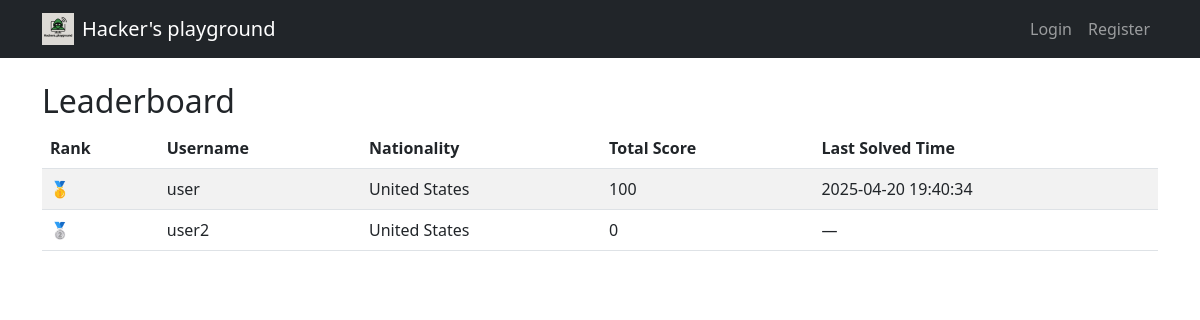
The page /leaderboard on the database as committed earlier.
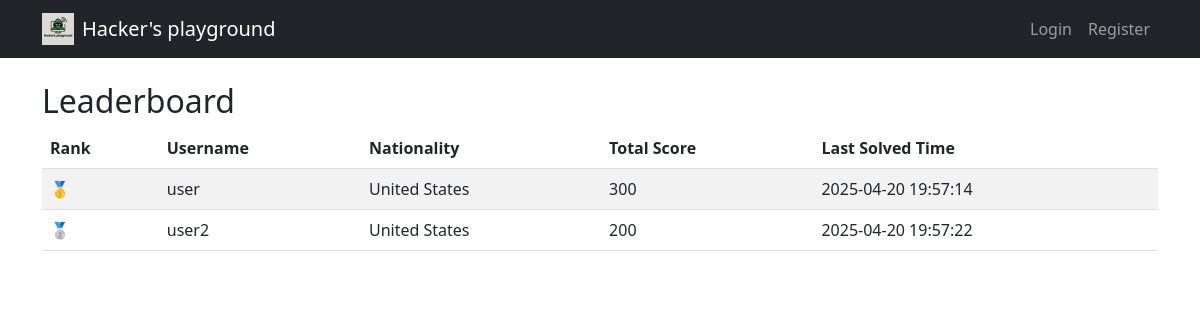
The same page on the database as committed later.
### tables this page shows
CREATE TABLE users (
  id INTEGER PRIMARY KEY AUTOINCREMENT,
  username TEXT NOT NULL UNIQUE,
  password TEXT NOT NULL,
  email TEXT,
  comment TEXT,
  nationality TEXT,
  score INTEGER DEFAULT 0,
  ranking INTEGER DEFAULT 0
);

### routes/main.py (the view)
@main_routes.route('/leaderboard')
def leaderboard():
    conn = get_db()
    cur = conn.cursor()
    cur.execute("""
        SELECT u.id, u.username, u.nationality,
               SUM(c.score) AS total_score,
               MAX(s.solved_at) AS last_solved_time
        FROM users u
        LEFT JOIN solves s ON u.id = s.user_id
        LEFT JOIN challenges c ON s.challenge_id = c.id
        WHERE u.username != 'admin'
        GROUP BY u.id
        ORDER BY total_score DESC, last_solved_time ASC
        LIMIT 100
    """)
    top_users = cur.fetchall()
    for i, user in enumerate(top_users, start=1):
        cur.execute("UPDATE users SET ranking=? WHERE id=?", (i, user["id"]))
    conn.commit()
    return render_template("leaderboard/leaderboard.html", top_users=top_users)

### routes/main.py (called while the page is built)
def get_db():
    conn = sqlite3.connect('database.db')
    conn.row_factory = sqlite3.Row
    return conn

### templates/leaderboard/leaderboard.html
{% extends "base.html" %}
{% block content %}
<h2>Leaderboard</h2>
<table class="table table-striped">
  <thead>
    <tr>
      <th>Rank</th>
      <th>Username</th>
      <th>Nationality</th>
      <th>Total Score</th>
      <th>Last Solved Time</th>
    </tr>
  </thead>
  <tbody>
    {% for user in top_users %}
    <tr>
      <td>
        {% if loop.index == 1 %}
          🥇
        {% elif loop.index == 2 %}
          🥈
        {% elif loop.index == 3 %}
          🥉
        {% else %}
          {{ loop.index }}
        {% endif %}
      </td>
      <td>{{ user.username }}</td>
      <td>{{ user.nationality or 'Unknown' }}</td>
      <td>{{ user.total_score or 0 }}</td>
      <td>{{ user.last_solved_time or '—' }}</td>
    </tr>
    {% endfor %}
  </tbody>
</table>
{% endblock %}

Rows that differ between the two databases and show on the page:
changed users "user": score "100" → "300"; last_solved_time "2025-04-20 19:40:34" → "2025-04-20 19:57:14"
changed users "user2": score "0" → "200"; last_solved_time "—" → "2025-04-20 19:57:22"
